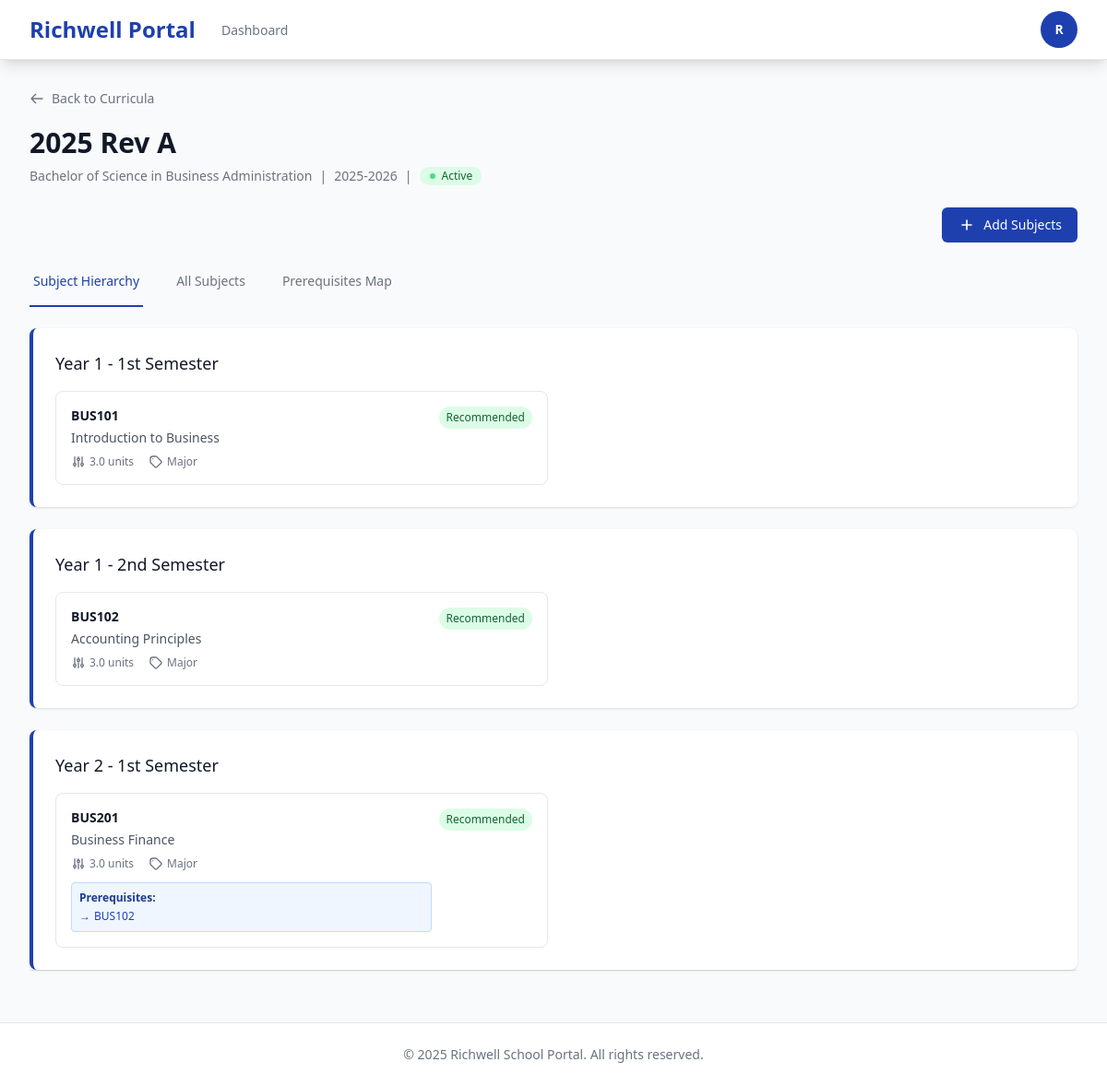
Screenshot of /registrar/academics/curricula/4/ (signed in) with the database file from the repository.
### users/models.py (models this page shows, shortened)
class User(AbstractUser):
    ROLE_CHOICES = [
        ('student', 'Student'),
        ('professor', 'Professor'),
        ('registrar', 'Registrar'),
        ('dean', 'Dean'),
        ('admission', 'Admission'),
        ('admin', 'Admin'),
    ]
    role = models.CharField(max_length=20, choices=ROLE_CHOICES)
    created_at = models.DateTimeField(auto_now_add=True)

### academics/models.py (models this page shows, shortened)
class Curriculum(models.Model):
    program = models.ForeignKey(Program, on_delete=models.CASCADE, related_name='curricula')
    version = models.CharField(max_length=50)
    effective_sy = models.CharField(max_length=20)
    active = models.BooleanField(default=True)
    created_at = models.DateTimeField(auto_now_add=True)

class Program(models.Model):
    LEVEL_CHOICES = [
        ('SHS', 'Senior High School'),
        ('College', 'College'),
        ('Bachelor', 'Bachelor'),
        ('Masteral', 'Masteral'),
    ]
    name = models.CharField(max_length=255)
    level = models.CharField(max_length=20, choices=LEVEL_CHOICES)
    passing_grade = models.DecimalField(max_digits=3, decimal_places=2, default=3.00)
    created_at = models.DateTimeField(auto_now_add=True)

class CurriculumSubject(models.Model):
    curriculum = models.ForeignKey(Curriculum, on_delete=models.CASCADE)
    subject = models.ForeignKey(Subject, on_delete=models.CASCADE)
    year_level = models.PositiveIntegerField()
    term_no = models.PositiveIntegerField()
    is_recommended = models.BooleanField(default=True)
    created_at = models.DateTimeField(auto_now_add=True)

class Subject(models.Model):
    TYPE_CHOICES = [('major', 'Major'), ('minor', 'Minor')]
    program = models.ForeignKey(Program, on_delete=models.CASCADE)
    code = models.CharField(max_length=50, unique=True)
    title = models.CharField(max_length=255)
    description = models.TextField(blank=True)
    units = models.DecimalField(max_digits=3, decimal_places=1)
    type = models.CharField(max_length=10, choices=TYPE_CHOICES, default='minor')
    recommended_year = models.PositiveIntegerField(null=True, blank=True)
    recommended_sem = models.PositiveIntegerField(null=True, blank=True)
    active = models.BooleanField(default=True)
    archived = models.BooleanField(default=False)
    created_at = models.DateTimeField(auto_now_add=True)

class Prereq(models.Model):
    subject = models.ForeignKey(Subject, on_delete=models.CASCADE, related_name='subject_prereqs')
    prereq_subject = models.ForeignKey(Subject, on_delete=models.CASCADE, related_name='is_prerequisite_of')

### academics/views.py (the view)
# urls.py: path('curricula/<int:pk>/', views.curriculum_detail, name='curriculum_detail'),
@role_required('registrar')
def curriculum_detail(request, pk):
    curriculum = get_object_or_404(Curriculum.objects.select_related('program'), pk=pk)
    curriculum_subjects = CurriculumSubject.objects.filter(
        curriculum=curriculum
    ).select_related('subject').prefetch_related('subject__subject_prereqs__prereq_subject').order_by('year_level', 'term_no')
    hierarchy = {}
    for cs in curriculum_subjects:
        year_key = f"Year {cs.year_level}"
        if cs.term_no == 1:
            sem_key = "1st Semester"
        elif cs.term_no == 2:
            sem_key = "2nd Semester"
        else:
            sem_key = "Summer"
        term_key = f"{year_key} - {sem_key}"
        if term_key not in hierarchy:
            hierarchy[term_key] = {
                'year_level': cs.year_level,
                'term_no': cs.term_no,
                'subjects': []
            }
        hierarchy[term_key]['subjects'].append(cs)
    prerequisite_map = {}
    for cs in curriculum_subjects:
        subject = cs.subject
        prereqs = subject.subject_prereqs.all()
        if prereqs:
            prerequisite_map[subject.id] = {
                'subject': subject,
                'prerequisites': [p.prereq_subject for p in prereqs]
            }
    return render(request, 'registrar/academics/curriculum_detail.html', {
        'curriculum': curriculum,
        'curriculum_subjects': curriculum_subjects,
        'hierarchy': hierarchy,
        'prerequisite_map': prerequisite_map
    })

### templates/registrar/academics/curriculum_detail.html (shortened to what this page needs)
{% extends 'base.html' %}
{% block content %}
<div class="mb-6">
    <div class="mb-4">
        <a href="{% url 'academics:index' %}?tab=curricula" class="inline-flex items-center text-sm text-gray-500 hover:text-gray-700">
            <svg class="mr-2 h-4 w-4" fill="none" viewBox="0 0 24 24" stroke="currentColor">
                <path stroke-linecap="round" stroke-linejoin="round" stroke-width="2" d="M10 19l-7-7m0 0l7-7m-7 7h18" />
            </svg>
            Back to Curricula
        </a>
    </div>
    <div class="md:flex md:items-center md:justify-between">
        <div class="flex-1 min-w-0">
            <h1 class="text-3xl font-bold text-gray-900">{{ curriculum.version }}</h1>
            <div class="mt-2 flex items-center text-sm text-gray-500">
                <span class="font-medium">{{ curriculum.program.name }}</span>
                <span class="mx-2">|</span>
                <span>{{ curriculum.effective_sy }}</span>
                <span class="mx-2">|</span>
                {% if curriculum.active %}
                <span class="inline-flex items-center px-2.5 py-0.5 rounded-full text-xs font-medium bg-green-100 text-green-800">
                    <svg class="mr-1.5 h-2 w-2 text-green-400" fill="currentColor" viewBox="0 0 8 8">
                        <circle cx="4" cy="4" r="3" />
                    </svg>
                    Active
                </span>
                {% else %}
                <span class="inline-flex items-center px-2.5 py-0.5 rounded-full text-xs font-medium bg-gray-100 text-gray-800">
                    Inactive
                </span>
                {% endif %}
            </div>
        </div>
    </div>
</div>
<div class="mb-4 flex justify-end">
    <button hx-get="{% url 'academics:curriculum_add_subjects' curriculum.id %}"
            hx-target="#modal-container"
            hx-swap="innerHTML"
            class="inline-flex items-center px-4 py-2 border border-transparent rounded-md shadow-sm text-sm font-medium text-white bg-primary hover:bg-blue-700 focus:outline-none focus:ring-2 focus:ring-offset-2 focus:ring-primary">
        <svg class="mr-2 h-5 w-5" fill="none" viewBox="0 0 24 24" stroke="currentColor">
            <path stroke-linecap="round" stroke-linejoin="round" stroke-width="2" d="M12 6v6m0 0v6m0-6h6m-6 0H6"/>
        </svg>
        Add Subjects
    </button>
</div>
<div class="border-b border-gray-200 mb-6" x-data="{ activeTab: 'hierarchy' }">
    <nav class="-mb-px flex space-x-8" aria-label="Tabs">
        <a @click.prevent="activeTab = 'hierarchy'"
           :class="activeTab === 'hierarchy' ? 'border-primary text-primary' : 'border-transparent text-gray-500 hover:text-gray-700 hover:border-gray-300'"
           class="whitespace-nowrap py-4 px-1 border-b-2 font-medium text-sm cursor-pointer">
            Subject Hierarchy
        </a>
        <a @click.prevent="activeTab = 'subjects'"
           :class="activeTab === 'subjects' ? 'border-primary text-primary' : 'border-transparent text-gray-500 hover:text-gray-700 hover:border-gray-300'"
           class="whitespace-nowrap py-4 px-1 border-b-2 font-medium text-sm cursor-pointer">
            All Subjects
        </a>
        <a @click.prevent="activeTab = 'prerequisites'"
           :class="activeTab === 'prerequisites' ? 'border-primary text-primary' : 'border-transparent text-gray-500 hover:text-gray-700 hover:border-gray-300'"
           class="whitespace-nowrap py-4 px-1 border-b-2 font-medium text-sm cursor-pointer">
            Prerequisites Map
        </a>
    </nav>
    <div x-show="activeTab === 'hierarchy'" class="mt-6" style="display: none;">
        {% if hierarchy %}
        <div class="space-y-6">
            {% for term_key, term_data in hierarchy.items %}
            <div class="bg-white shadow rounded-lg p-6 border-l-4 border-primary">
                <h3 class="text-lg font-medium text-gray-900 mb-4">
                    {{ term_key }}
                </h3>
                <div class="grid grid-cols-1 md:grid-cols-2 gap-4">
                    {% for cs in term_data.subjects %}
                    <div class="border border-gray-200 rounded-lg p-4 hover:bg-gray-50">
                        <div class="flex justify-between items-start">
                            <div class="flex-1">
                                <h4 class="text-sm font-semibold text-gray-900">{{ cs.subject.code }}</h4>
                                <p class="text-sm text-gray-600 mt-1">{{ cs.subject.title }}</p>
                                <div class="mt-2 flex items-center space-x-4 text-xs text-gray-500">
                                    <span class="flex items-center">
                                        <svg class="mr-1 h-4 w-4" fill="none" viewBox="0 0 24 24" stroke="currentColor">
                                            <path stroke-linecap="round" stroke-linejoin="round" stroke-width="2" d="M12 6V4m0 2a2 2 0 100 4m0-4a2 2 0 110 4m-6 8a2 2 0 100-4m0 4a2 2 0 110-4m0 4v2m0-6V4m6 6v10m6-2a2 2 0 100-4m0 4a2 2 0 110-4m0 4v2m0-6V4"/>
                                        </svg>
                                        {{ cs.subject.units }} units
                                    </span>
                                    <span class="flex items-center">
                                        <svg class="mr-1 h-4 w-4" fill="none" viewBox="0 0 24 24" stroke="currentColor">
                                            <path stroke-linecap="round" stroke-linejoin="round" stroke-width="2" d="M7 7h.01M7 3h5c.512 0 1.024.195 1.414.586l7 7a2 2 0 010 2.828l-7 7a2 2 0 01-2.828 0l-7-7A1.994 1.994 0 013 12V7a4 4 0 014-4z"/>
                                        </svg>
                                        {{ cs.subject.get_type_display }}
                                    </span>
                                </div>
                                {% if cs.subject.subject_prereqs.exists %}
                                <div class="mt-3 p-2 bg-blue-50 rounded border border-blue-200">
                                    <p class="text-xs font-semibold text-blue-900 mb-1">Prerequisites:</p>
                                    <ul class="text-xs text-blue-800 space-y-0.5">
                                        {% for prereq in cs.subject.subject_prereqs.all %}
                                        <li class="flex items-center">
                                            <span class="inline-block mr-1">→</span>
                                            {{ prereq.prereq_subject.code }}
                                        </li>
                                        {% endfor %}
                                    </ul>
                                </div>
                                {% endif %}
                            </div>
                            {% if cs.is_recommended %}
                            <span class="inline-flex items-center px-2 py-1 rounded-full text-xs font-medium bg-green-100 text-green-800 ml-2">
                                Recommended
                            </span>
                            {% endif %}
                        </div>
                    </div>
                    {% endfor %}
                </div>
            </div>
            {% endfor %}
        </div>
        {% endif %}
    </div>
</div>
{% endblock %}

### templates/base.html (shortened to what this page needs)
<!DOCTYPE html>
<html lang="en">
<head>
    <script src="https://cdn.tailwindcss.com"></script>
</head>
<body class="bg-gray-50 min-h-screen">
    {% if user.is_authenticated %}
    <nav class="bg-white shadow-lg border-b border-gray-200" x-data="{ open: false }">
        <div class="max-w-7xl mx-auto px-4 sm:px-6 lg:px-8">
            <div class="flex justify-between h-16">
                <div class="flex">
                    <div class="flex-shrink-0 flex items-center">
                        <a href="{% url 'dashboard' %}" class="text-2xl font-bold text-primary">
                            Richwell Portal
                        </a>
                    </div>
                    <div class="hidden sm:ml-6 sm:flex sm:space-x-8">
                        <a href="{% url 'dashboard' %}"
                           class="{% if request.resolver_match.url_name == 'dashboard' %}border-primary text-gray-900{% else %}border-transparent text-gray-500 hover:border-gray-300 hover:text-gray-700{% endif %} inline-flex items-center px-1 pt-1 border-b-2 text-sm font-medium">
                            Dashboard
                        </a>
                    </div>
                </div>
                <div class="hidden sm:ml-6 sm:flex sm:items-center">
                    <div class="relative" x-data="{ userMenu: false }">
                        <button @click="userMenu = !userMenu"
                                type="button"
                                class="bg-white flex text-sm rounded-full focus:outline-none focus:ring-2 focus:ring-offset-2 focus:ring-primary">
                            <div class="h-10 w-10 rounded-full bg-primary flex items-center justify-center text-white font-semibold">
                                {{ user.username|slice:":1"|upper }}
                            </div>
                        </button>
                    </div>
                </div>
            </div>
        </div>
    </nav>
    {% endif %}
    <main class="max-w-7xl mx-auto px-4 sm:px-6 lg:px-8 py-8">
        {% block content %}{% endblock %}
    </main>
    <footer class="bg-white border-t border-gray-200 mt-auto">
        <div class="max-w-7xl mx-auto py-6 px-4 sm:px-6 lg:px-8">
            <p class="text-center text-sm text-gray-500">
                &copy; 2025 Richwell School Portal. All rights reserved.
            </p>
        </div>
    </footer>
</body>
</html>

### rows the page displays
User: username "R"
Curriculum: version "2025 Rev A", program.name "Bachelor of Science in Business Administration", effective_sy "2025-2026"
CurriculumSubject: subject.code "BUS101", subject "Introduction to Business", subject.units "3.0", subject.type "Major", is_recommended "Recommended"
CurriculumSubject: subject.code "BUS102", subject "Accounting Principles", subject.units "3.0", subject.type "Major", is_recommended "Recommended"
CurriculumSubject: subject.code "BUS201", subject "Business Finance", subject.units "3.0", subject.type "Major", is_recommended "Recommended"
Prereq: prereq_subject.code "BUS102"

### other values shown
{{ term_key }} "Year 1 - 1st Semester" "Year 1 - 2nd Semester" "Year 2 - 1st Semester"
